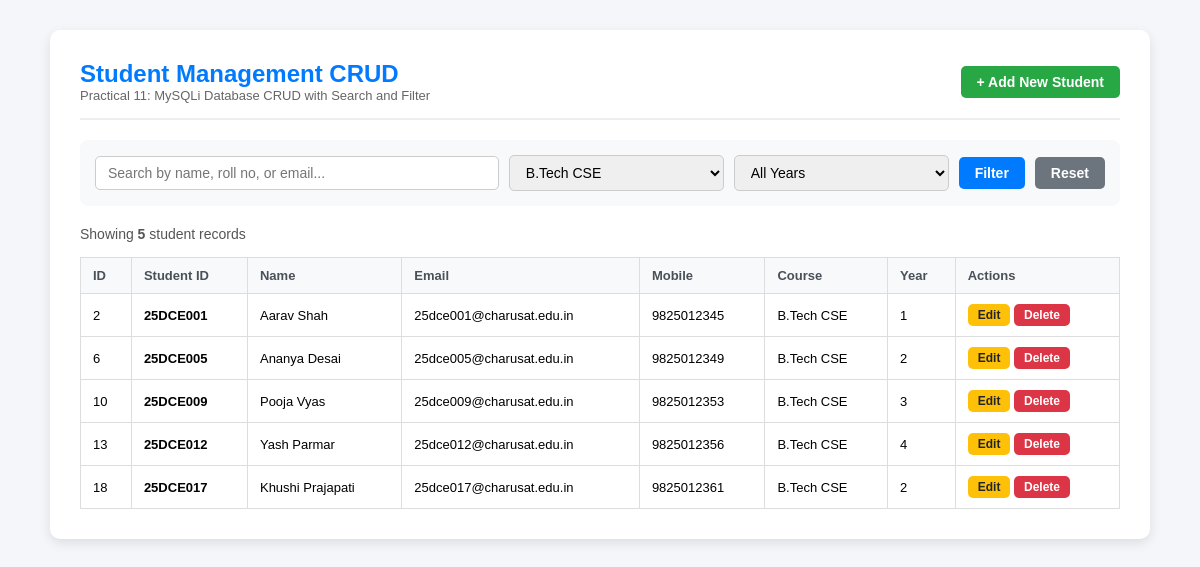
The page /index.php?course=B.Tech CSE on the database its author committed.
### tables this page shows
CREATE TABLE IF NOT EXISTS students (
    id INT AUTO_INCREMENT PRIMARY KEY,
    student_id VARCHAR(20) NOT NULL UNIQUE,
    name VARCHAR(100) NOT NULL,
    email VARCHAR(100) NOT NULL UNIQUE,
    mobile VARCHAR(15) NOT NULL,
    course VARCHAR(50) NOT NULL,
    year INT NOT NULL,
    created_at TIMESTAMP DEFAULT CURRENT_TIMESTAMP
);

### index.php (the view, shortened to what this page needs)
<?php
require_once __DIR__ . "/db.php";
$search = isset($_GET["search"]) ? trim($_GET["search"]) : "";
$courseFilter = isset($_GET["course"]) ? trim($_GET["course"]) : "";
$yearFilter = isset($_GET["year"]) ? trim($_GET["year"]) : "";
$query = "SELECT * FROM students WHERE 1=1";
$params = [];
$types = "";
if (!empty($courseFilter)) {
    $query .= " AND course = ?";
    $params[] = $courseFilter;
    $types .= "s";
}
$query .= " ORDER BY id ASC";
$students = [];
if ($conn) {
    if (!empty($params)) {
        $stmt = mysqli_prepare($conn, $query);
        mysqli_stmt_bind_param($stmt, $types, ...$params);
        mysqli_stmt_execute($stmt);
        $res = mysqli_stmt_get_result($stmt);
        while ($row = mysqli_fetch_assoc($res)) {
            $students[] = $row;
        }
    }
}
?>
<!DOCTYPE html>
<html lang="en">
<head>
</head>
<body>
<div class="container">
    <div class="header">
        <div>
            <h1>Student Management CRUD</h1>
            <p style="color:#666; font-size:13px;">Practical 11: MySQLi Database CRUD with Search and Filter</p>
        </div>
        <a href="add_student.php" class="btn btn-success">+ Add New Student</a>
    </div>
    <form method="GET" action="index.php" class="filter-form">
        <input type="text" name="search" value="<?php echo htmlspecialchars($search); ?>" placeholder="Search by name, roll no, or email...">
        <select name="course">
            <option value="B.Tech CSE" <?php echo $courseFilter === 'B.Tech CSE' ? 'selected' : ''; ?>>B.Tech CSE</option>
        </select>
        <select name="year">
            <option value="">All Years</option>
        </select>
        <button type="submit" class="btn btn-primary">Filter</button>
        <?php if (!empty($search) || !empty($courseFilter) || !empty($yearFilter)): ?>
            <a href="index.php" class="btn btn-secondary">Reset</a>
        <?php endif; ?>
    </form>
    <div style="margin-bottom:10px; font-size:14px; color:#555;">
        Showing <strong><?php echo count($students); ?></strong> student records
    </div>
    <table>
        <thead>
            <tr>
                <th>ID</th>
                <th>Student ID</th>
                <th>Name</th>
                <th>Email</th>
                <th>Mobile</th>
                <th>Course</th>
                <th>Year</th>
                <th>Actions</th>
            </tr>
        </thead>
        <tbody>
            <?php if (empty($students)): ?>
                <tr><td colspan="8" style="text-align:center; padding:20px; color:#888;">No student records found matching your criteria.</td></tr>
            <?php else: ?>
                <?php foreach ($students as $s): ?>
                    <tr>
                        <td><?php echo $s["id"]; ?></td>
                        <td><strong><?php echo htmlspecialchars($s["student_id"]); ?></strong></td>
                        <td><?php echo htmlspecialchars($s["name"]); ?></td>
                        <td><?php echo htmlspecialchars($s["email"]); ?></td>
                        <td><?php echo htmlspecialchars($s["mobile"]); ?></td>
                        <td><?php echo htmlspecialchars($s["course"]); ?></td>
                        <td><?php echo htmlspecialchars($s["year"]); ?></td>
                        <td class="actions-cell">
                            <a href="edit_student.php?id=<?php echo $s['id']; ?>" class="btn btn-warning btn-sm">Edit</a>
                            <a href="delete_student.php?id=<?php echo $s['id']; ?>" class="btn btn-danger btn-sm" onclick="return confirm('Are you sure you want to delete <?php echo htmlspecialchars(addslashes($s['name'])); ?>?');">Delete</a>
                        </td>
                    </tr>
                <?php endforeach; ?>
            <?php endif; ?>
        </tbody>
    </table>
</div>
</body>
</html>

### index.php (style rules this page uses)
* { margin: 0; padding: 0; box-sizing: border-box; font-family: Arial, sans-serif; }
body { background-color: #f4f6f9; padding: 30px 15px; }
.container { max-width: 1100px; margin: 0 auto; background: #ffffff; padding: 30px; border-radius: 10px; box-shadow: 0 4px 12px rgba(0,0,0,0.1); }
.header { display: flex; justify-content: space-between; align-items: center; border-bottom: 2px solid #eee; padding-bottom: 15px; margin-bottom: 20px; }
.header h1 { color: #007bff; font-size: 24px; }
.filter-form { display: flex; gap: 10px; flex-wrap: wrap; margin-bottom: 20px; background: #f8f9fa; padding: 15px; border-radius: 8px; align-items: center; }
.filter-form input, .filter-form select { padding: 8px 12px; border: 1px solid #ccc; border-radius: 5px; font-size: 14px; outline: none; }
.filter-form input[type="text"] { flex: 2; min-width: 200px; }
.filter-form select { flex: 1; min-width: 130px; }
.btn { display: inline-block; padding: 8px 16px; border-radius: 5px; text-decoration: none; font-size: 14px; font-weight: bold; cursor: pointer; border: none; }
.btn-primary { background-color: #007bff; color: white; }
.btn-success { background-color: #28a745; color: white; }
.btn-danger { background-color: #dc3545; color: white; }
.btn-warning { background-color: #ffc107; color: #212529; }
.btn-secondary { background-color: #6c757d; color: white; }
.btn-sm { padding: 4px 10px; font-size: 12px; }
table { width: 100%; border-collapse: collapse; margin-top: 15px; }
th, td { padding: 10px 12px; text-align: left; border: 1px solid #ddd; font-size: 13px; }
th { background-color: #f8f9fa; font-weight: bold; color: #495057; }
.actions-cell { white-space: nowrap; }

### rows shown on the page
students: id "2", student "25DCE001", name "Aarav Shah", email "25dce001@charusat.edu.in", mobile "9825012345", course "B.Tech CSE", year "1"
students: id "6", student "25DCE005", name "Ananya Desai", email "25dce005@charusat.edu.in", mobile "9825012349", course "B.Tech CSE", year "2"
students: id "10", student "25DCE009", name "Pooja Vyas", email "25dce009@charusat.edu.in", mobile "9825012353", course "B.Tech CSE", year "3"
students: id "13", student "25DCE012", name "Yash Parmar", email "25dce012@charusat.edu.in", mobile "9825012356", course "B.Tech CSE", year "4"
students: id "18", student "25DCE017", name "Khushi Prajapati", email "25dce017@charusat.edu.in", mobile "9825012361", course "B.Tech CSE", year "2"

### other values the page prints
count($students) "5"
